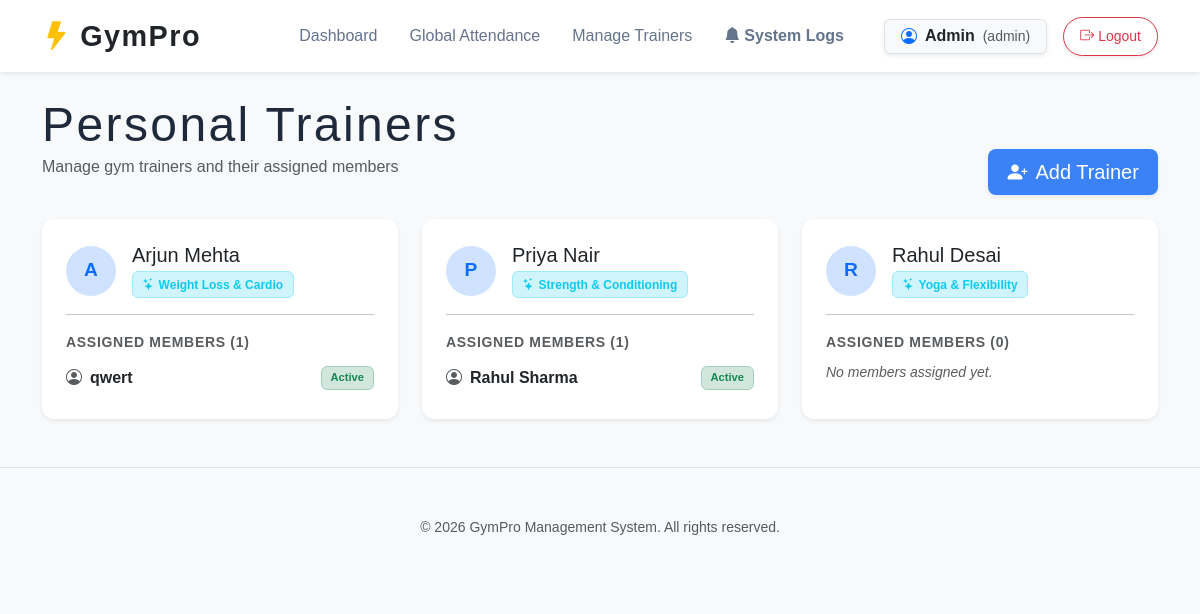
Screenshot of /trainers (signed in) with the database file from the repository.
### models.py (models this page shows)
class User(db.Model, UserMixin):
    __tablename__ = 'user'
    id = db.Column(db.Integer, primary_key=True)
    username = db.Column(db.String(50), unique=True, nullable=False)
    password_hash = db.Column(db.String(200), nullable=False)
    role = db.Column(db.String(20), nullable=False, default='trainer')
    trainer_id = db.Column(db.Integer, db.ForeignKey('trainer.id'), nullable=True)
    trainer = db.relationship('Trainer', backref='user_account', uselist=False)

class Trainer(db.Model):
    __tablename__ = 'trainer'
    id = db.Column(db.Integer, primary_key=True)
    name = db.Column(db.String(100), nullable=False)
    specialty = db.Column(db.String(100), nullable=False)
    members = db.relationship('Member', backref='trainer', lazy=True)

class Member(db.Model):
    __tablename__ = 'member'
    id = db.Column(db.Integer, primary_key=True)
    name = db.Column(db.String(100), nullable=False)
    phone = db.Column(db.String(15), nullable=False)
    join_date = db.Column(db.Date, default=date.today)
    subscription_end_date = db.Column(db.Date, nullable=True)
    plan_type = db.Column(db.String(20), default='Monthly')
    trainer_id = db.Column(db.Integer, db.ForeignKey('trainer.id'), nullable=True)
    attendance_records = db.relationship('Attendance', backref='member', lazy=True)
    payments = db.relationship('Payment', backref='member', lazy=True)
    notifications = db.relationship('NotificationLog', backref='member', lazy=True)
    @property
    def is_active(self):
        if not self.subscription_end_date:
            return False
        return self.subscription_end_date >= date.today()

### app.py (the view)
@app.route('/trainers')
@admin_required
def trainers(): return render_template('trainers.html', trainers=Trainer.query.all())

### app.py (called while the page is built)
@login_manager.user_loader
def load_user(user_id):
    return User.query.get(int(user_id))

def admin_required(f):
    @wraps(f)
    def decorated_function(*args, **kwargs):
        if not current_user.is_authenticated or current_user.role != 'admin':
            flash('Admin access required.', 'danger')
            return redirect(url_for('index'))
        return f(*args, **kwargs)
    return decorated_function

### templates/trainers.html (shortened to what this page needs)
{% extends "base.html" %}
{% block content %}
<div class="d-flex justify-content-between align-items-end mb-4">
  <div>
    <h1 class="display-5 mb-0">Personal Trainers</h1>
    <p class="text-muted">Manage gym trainers and their assigned members</p>
  </div>
  <a href="{{ url_for('add_trainer') }}" class="btn btn-primary btn-lg shadow-sm">
    <i class="bi bi-person-plus-fill me-2"></i>Add Trainer
  </a>
</div>
{% if trainers %}
  <div class="row g-4">
    {% for trainer in trainers %}
    <div class="col-md-6 col-lg-4">
      <div class="card border-0 shadow-sm h-100">
        <div class="card-body p-4">
          <div class="d-flex align-items-center gap-3 mb-3">
            <div class="bg-primary-subtle text-primary rounded-circle d-flex align-items-center justify-content-center fw-bold"
                 style="width: 50px; height: 50px; font-size: 1.2rem; flex-shrink: 0;">
              {{ trainer.name[0].upper() }}
            </div>
            <div>
              <h5 class="mb-0">{{ trainer.name }}</h5>
              <span class="badge bg-info-subtle text-info border border-info-subtle mt-1">
                <i class="bi bi-stars me-1"></i>{{ trainer.specialty }}
              </span>
            </div>
          </div>
          <hr class="my-3" />
          <p class="small text-muted mb-2 fw-bold text-uppercase" style="letter-spacing:.05em">
            Assigned Members ({{ trainer.members|length }})
          </p>
          {% if trainer.members %}
            <ul class="list-unstyled mb-0">
              {% for member in trainer.members %}
              <li class="d-flex align-items-center justify-content-between py-1">
                <a href="{{ url_for('member_detail', member_id=member.id) }}"
                   class="text-decoration-none text-dark fw-bold">
                  <i class="bi bi-person-circle me-2 text-muted"></i>{{ member.name }}
                </a>
                {% if member.is_active %}
                  <span class="badge bg-success-subtle text-success border border-success-subtle" style="font-size:.7rem">Active</span>
                {% else %}
                  <span class="badge bg-danger-subtle text-danger border border-danger-subtle" style="font-size:.7rem">Expired</span>
                {% endif %}
              </li>
              {% endfor %}
            </ul>
          {% else %}
            <p class="text-muted fst-italic small mb-0">No members assigned yet.</p>
          {% endif %}
        </div>
      </div>
    </div>
    {% endfor %}
  </div>
{% endif %}
{% endblock %}

### templates/base.html (shortened to what this page needs)
<!DOCTYPE html>
<html lang="en">
<head>
  <link href="https://cdn.jsdelivr.net/npm/bootstrap@5.3.2/dist/css/bootstrap.min.css" rel="stylesheet" />
  <link href="https://cdn.jsdelivr.net/npm/bootstrap-icons@1.11.3/font/bootstrap-icons.min.css" rel="stylesheet" />
  <link rel="stylesheet" href="{{ url_for('static', filename='style.css') }}" />
</head>
<body class="bg-light">
<nav class="navbar navbar-expand-lg mb-4 bg-white shadow-sm">
  <div class="container">
    <a class="navbar-brand d-flex align-items-center gap-2 fw-bold text-dark" href="{{ url_for('index') }}">
      <i class="bi bi-lightning-fill text-warning"></i> GymPro
    </a>
    <div class="collapse navbar-collapse" id="navMenu">
      <ul class="navbar-nav ms-auto align-items-center gap-3">
        {% if current_user.is_authenticated %}
          <li class="nav-item"><a class="nav-link text-dark fw-medium" href="{{ url_for('index') }}">Dashboard</a></li>
          {% if current_user.role == 'admin' %}
            <li class="nav-item"><a class="nav-link text-dark fw-medium" href="{{ url_for('attendance') }}">Global Attendance</a></li>
            <li class="nav-item"><a class="nav-link text-dark fw-medium" href="{{ url_for('trainers') }}">Manage Trainers</a></li>
            <li class="nav-item">
              <a class="nav-link text-warning fw-bold d-flex align-items-center gap-1" href="{{ url_for('notifications') }}">
                <i class="bi bi-bell-fill"></i> System Logs
              </a>
            </li>
          {% endif %}
          <li class="nav-item ms-lg-3">
            <span class="badge bg-light text-dark border px-3 py-2 fs-6 shadow-sm d-flex align-items-center gap-2">
              <i class="bi bi-person-circle text-primary"></i>
              {{ current_user.username | capitalize }}
              <span class="text-muted small fw-normal">({{ current_user.role }})</span>
            </span>
          </li>
          <li class="nav-item">
            <a class="btn btn-outline-danger btn-sm rounded-pill px-3 shadow-sm" href="{{ url_for('logout') }}">
              <i class="bi bi-box-arrow-right me-1"></i>Logout
            </a>
          </li>
        {% endif %}
      </ul>
    </div>
  </div>
</nav>
<main class="container">
  {% block content %}{% endblock %}
</main>
<footer class="text-center py-5 mt-5 border-top">
  <p class="text-muted small mb-0">&copy; {{ today.year if today else '2026' }} GymPro Management System. All rights reserved.</p>
</footer>
</body>
</html>

### static/style.css (style rules this page uses)
:root { --bg-body: #f8fafc; --bg-card: #ffffff; --text-main: #1e293b; --text-muted: #64748b; --primary: #3b82f6; --accent: #f59e0b; --success: #10b981; --danger: #ef4444; --border: #e2e8f0; --radius: 12px; --shadow: 0 1px 3px 0 rgba(0, 0, 0, 0.1), 0 1px 2px -1px rgba(0, 0, 0, 0.1); }
body { font-family: 'DM Sans', sans-serif; background-color: var(--bg-body); color: var(--text-main); line-height: 1.6; }
h1, h2, h3, .navbar-brand { font-family: 'Bebas Neue', sans-serif; letter-spacing: 0.05em; color: var(--text-main); }
.navbar-brand { font-size: 1.8rem; }
.nav-link { color: var(--text-muted) !important; font-weight: 500; transition: 0.2s; }
.card { border: 1px solid var(--border); border-radius: var(--radius); box-shadow: var(--shadow); overflow: hidden; }
.btn { border-radius: 8px; font-weight: 500; padding: 0.5rem 1.2rem; transition: 0.3s; }
.btn-primary { background: var(--primary); border: none; }
.badge { padding: 0.5em 0.8em; border-radius: 6px; font-weight: 600; }

### rows the page displays
User: username "Admin", role "admin"
Trainer: name "A", name "Arjun Mehta", specialty "Weight Loss & Cardio", members|length "1"
Member: name "qwert", subscription_end_date "Active"
Trainer: name "P", name "Priya Nair", specialty "Strength & Conditioning", members|length "1"
Member: name "Rahul Sharma", subscription_end_date "Active"
Trainer: name "R", name "Rahul Desai", specialty "Yoga & Flexibility", members|length "0", shows "No members assigned yet."

### other values shown
{{ today.year if today else '2026' }} "2026"
